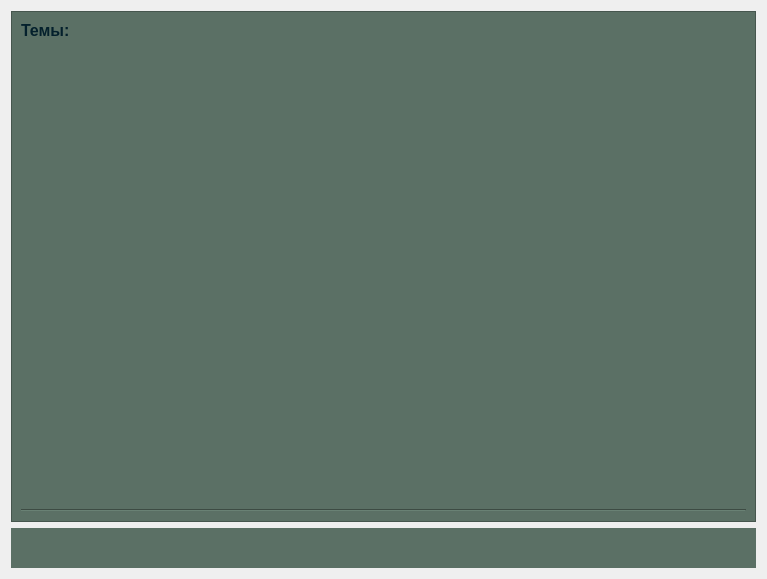
<?xml version="1.0" encoding="UTF-8"?>
<ui version="4.0">
 <class>LabsModul</class>
 <widget class="QWidget" name="LabsModul">
  <property name="geometry">
   <rect>
    <x>0</x>
    <y>0</y>
    <width>767</width>
    <height>579</height>
   </rect>
  </property>
  <property name="windowTitle">
   <string>Form</string>
  </property>
  <layout class="QVBoxLayout" name="verticalLayout">
   <item>
    <widget class="QScrollArea" name="scrollArea_2">
     <property name="sizePolicy">
      <sizepolicy hsizetype="Expanding" vsizetype="Expanding">
       <horstretch>0</horstretch>
       <verstretch>0</verstretch>
      </sizepolicy>
     </property>
     <property name="styleSheet">
      <string notr="true">border-color: rgb(48, 64, 64);
background-color: rgb(91, 112, 101);</string>
     </property>
     <property name="widgetResizable">
      <bool>true</bool>
     </property>
     <widget class="QWidget" name="scrollAreaWidgetContents_2">
      <property name="geometry">
       <rect>
        <x>0</x>
        <y>0</y>
        <width>751</width>
        <height>469</height>
       </rect>
      </property>
      <property name="sizePolicy">
       <sizepolicy hsizetype="Minimum" vsizetype="Expanding">
        <horstretch>0</horstretch>
        <verstretch>0</verstretch>
       </sizepolicy>
      </property>
      <property name="font">
       <font>
        <pointsize>9</pointsize>
       </font>
      </property>
      <property name="styleSheet">
       <string notr="true">border-color: rgb(48, 64, 64);</string>
      </property>
      <layout class="QVBoxLayout" name="contextLayout">
       <item>
        <widget class="QLabel" name="label">
         <property name="sizePolicy">
          <sizepolicy hsizetype="Preferred" vsizetype="Preferred">
           <horstretch>0</horstretch>
           <verstretch>0</verstretch>
          </sizepolicy>
         </property>
         <property name="font">
          <font>
           <pointsize>12</pointsize>
           <weight>75</weight>
           <bold>true</bold>
           <underline>false</underline>
          </font>
         </property>
         <property name="styleSheet">
          <string notr="true">color: rgb(4, 32, 44);</string>
         </property>
         <property name="text">
          <string>Темы:</string>
         </property>
         <property name="textFormat">
          <enum>Qt::AutoText</enum>
         </property>
         <property name="alignment">
          <set>Qt::AlignLeading|Qt::AlignLeft|Qt::AlignTop</set>
         </property>
         <property name="wordWrap">
          <bool>false</bool>
         </property>
         <property name="margin">
          <number>0</number>
         </property>
        </widget>
       </item>
       <item>
        <widget class="Line" name="line">
         <property name="orientation">
          <enum>Qt::Horizontal</enum>
         </property>
        </widget>
       </item>
      </layout>
     </widget>
    </widget>
   </item>
   <item>
    <widget class="QWidget" name="widget_2" native="true">
     <property name="sizePolicy">
      <sizepolicy hsizetype="Expanding" vsizetype="Minimum">
       <horstretch>0</horstretch>
       <verstretch>0</verstretch>
      </sizepolicy>
     </property>
     <property name="styleSheet">
      <string notr="true">background-color: rgb(91, 112, 101);</string>
     </property>
     <layout class="QHBoxLayout" name="horizontalLayout">
      <item>
       <widget class="QPushButton" name="pushButton">
        <property name="styleSheet">
         <string notr="true"/>
        </property>
        <property name="text">
         <string/>
        </property>
        <property name="icon">
         <iconset resource="../resources/ASSforOOP.qrc">
          <normaloff>:/images/GenerateLabs.svg</normaloff>:/images/GenerateLabs.svg</iconset>
        </property>
        <property name="iconSize">
         <size>
          <width>60</width>
          <height>60</height>
         </size>
        </property>
        <property name="flat">
         <bool>true</bool>
        </property>
       </widget>
      </item>
      <item>
       <spacer name="horizontalSpacer">
        <property name="orientation">
         <enum>Qt::Horizontal</enum>
        </property>
        <property name="sizeHint" stdset="0">
         <size>
          <width>40</width>
          <height>20</height>
         </size>
        </property>
       </spacer>
      </item>
      <item>
       <widget class="QPushButton" name="pushButton_2">
        <property name="styleSheet">
         <string notr="true"/>
        </property>
        <property name="text">
         <string/>
        </property>
        <property name="icon">
         <iconset resource="../resources/ASSforOOP.qrc">
          <normaloff>:/images/AddTheme.svg</normaloff>:/images/AddTheme.svg</iconset>
        </property>
        <property name="iconSize">
         <size>
          <width>60</width>
          <height>60</height>
         </size>
        </property>
        <property name="flat">
         <bool>true</bool>
        </property>
       </widget>
      </item>
     </layout>
    </widget>
   </item>
  </layout>
 </widget>
 <resources>
  <include location="../resources/ASSforOOP.qrc"/>
 </resources>
 <connections/>
</ui>
